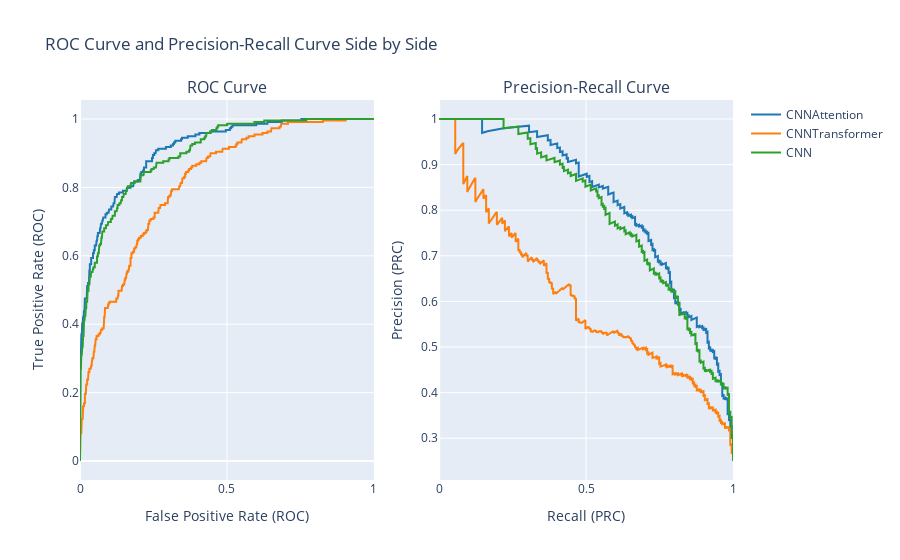

Source (notebook cell):
### Code cell
n_classes = 4

# color map with 3 distinct colors for the models
colors = ['#1f77b4', '#ff7f0e', '#2ca02c']

def calculate_roc_auc(model_results, n_classes):
    roc_data = {}

    for model_name, results in model_results.items():
        labels = results['labels']
        probs = results['probs']

        # Micro-average
        fpr_micro, tpr_micro, _ = roc_curve(label_binarize(labels, classes=np.arange(n_classes)).ravel(), probs.ravel())
        roc_auc_micro = auc(fpr_micro, tpr_micro)

        roc_data[model_name] = {
            'fpr_micro': fpr_micro,
            'tpr_micro': tpr_micro,
            'roc_auc_micro': roc_auc_micro
        }

    return roc_data

def calculate_prc_auc(model_results, n_classes):
    prc_data = {}

    for model_name, results in model_results.items():
        labels = results['labels']
        probs = results['probs']

        # Micro-average
        precision_micro, recall_micro, _ = precision_recall_curve(label_binarize(labels, classes=np.arange(n_classes)).ravel(), probs.ravel())
        prc_auc_micro = auc(recall_micro, precision_micro)

        prc_data[model_name] = {
            'precision_micro': precision_micro,
            'recall_micro': recall_micro,
            'prc_auc_micro': prc_auc_micro
        }

    return prc_data

# Calculate ROC and PRC AUCs for all models
roc_data = calculate_roc_auc(model_results, n_classes)
prc_data = calculate_prc_auc(model_results, n_classes)

# Create subplots with 1 row and 2 columns for side-by-side plots
fig = make_subplots(rows=1, cols=2, subplot_titles=("ROC Curve", "Precision-Recall Curve"))

# Plot ROC curve for each model in the first column, applying consistent colors
for idx, (model_name, roc) in enumerate(roc_data.items()):
    fig.add_trace(
        go.Scatter(x=roc['fpr_micro'], y=roc['tpr_micro'], mode='lines', name=clean_model_name(model_name),
                   line=dict(color=colors[idx % len(colors)]), showlegend=True),
        row=1, col=1
    )

# Plot PRC curve for each model in the second column, applying the same colors
for idx, (model_name, prc) in enumerate(prc_data.items()):
    fig.add_trace(
        go.Scatter(x=prc['recall_micro'], y=prc['precision_micro'], mode='lines', name=model_name,
                   line=dict(color=colors[idx % len(colors)]), showlegend=False),
        row=1, col=2
    )

# Update layout for the overall figure
fig.update_layout(
    title_text="ROC Curve and Precision-Recall Curve Side by Side",
    xaxis_title="False Positive Rate (ROC)",
    yaxis_title="True Positive Rate (ROC)",
    xaxis2_title="Recall (PRC)",
    yaxis2_title="Precision (PRC)"
)

fig.show()

### Figure 1 — Plotly figure (JSON) as saved in the notebook; plotly's stock layout.template omitted (floating-point values rounded to 4 significant figures; data arrays with more than 128 entries replaced by an {"elided": "..."} marker saying what was removed)
{"data": [{"line": {"color": "#1f77b4"}, "mode": "lines", "name": "CNNAttention", "showlegend": true, "type": "scatter", "x": {"elided": "174 float values"}, "xaxis": "x", "y": {"elided": "174 float values"}, "yaxis": "y"}, {"line": {"color": "#ff7f0e"}, "mode": "lines", "name": "CNNTransformer", "showlegend": true, "type": "scatter", "x": {"elided": "262 float values"}, "xaxis": "x", "y": {"elided": "262 float values"}, "yaxis": "y"}, {"line": {"color": "#2ca02c"}, "mode": "lines", "name": "CNN", "showlegend": true, "type": "scatter", "x": {"elided": "190 float values"}, "xaxis": "x", "y": {"elided": "190 float values"}, "yaxis": "y"}, {"line": {"color": "#1f77b4"}, "mode": "lines", "name": "CNNAttention_L5_F64_K5_P2_lr0.0001", "showlegend": false, "type": "scatter", "x": {"elided": "877 float values"}, "xaxis": "x2", "y": {"elided": "877 float values"}, "yaxis": "y2"}, {"line": {"color": "#ff7f0e"}, "mode": "lines", "name": "CNNTransformer_L5_F64_K5_P2_lr0.0001", "showlegend": false, "type": "scatter", "x": {"elided": "877 float values"}, "xaxis": "x2", "y": {"elided": "877 float values"}, "yaxis": "y2"}, {"line": {"color": "#2ca02c"}, "mode": "lines", "name": "CNN_L5_F64_K5_P2_lr0.0001", "showlegend": false, "type": "scatter", "x": {"elided": "874 float values"}, "xaxis": "x2", "y": {"elided": "874 float values"}, "yaxis": "y2"}], "layout": {"annotations": [{"font": {"size": 16}, "showarrow": false, "text": "ROC Curve", "x": 0.225, "xanchor": "center", "xref": "paper", "y": 1, "yanchor": "bottom", "yref": "paper"}, {"font": {"size": 16}, "showarrow": false, "text": "Precision-Recall Curve", "x": 0.775, "xanchor": "center", "xref": "paper", "y": 1, "yanchor": "bottom", "yref": "paper"}], "title": {"text": "ROC Curve and Precision-Recall Curve Side by Side"}, "xaxis": {"anchor": "y", "domain": [0, 0.45], "title": {"text": "False Positive Rate (ROC)"}}, "xaxis2": {"anchor": "y2", "domain": [0.55, 1], "title": {"text": "Recall (PRC)"}}, "yaxis": {"anchor": "x", "domain": [0, 1], "title": {"text": "True Positive Rate (ROC)"}}, "yaxis2": {"anchor": "x2", "domain": [0, 1], "title": {"text": "Precision (PRC)"}}}}
